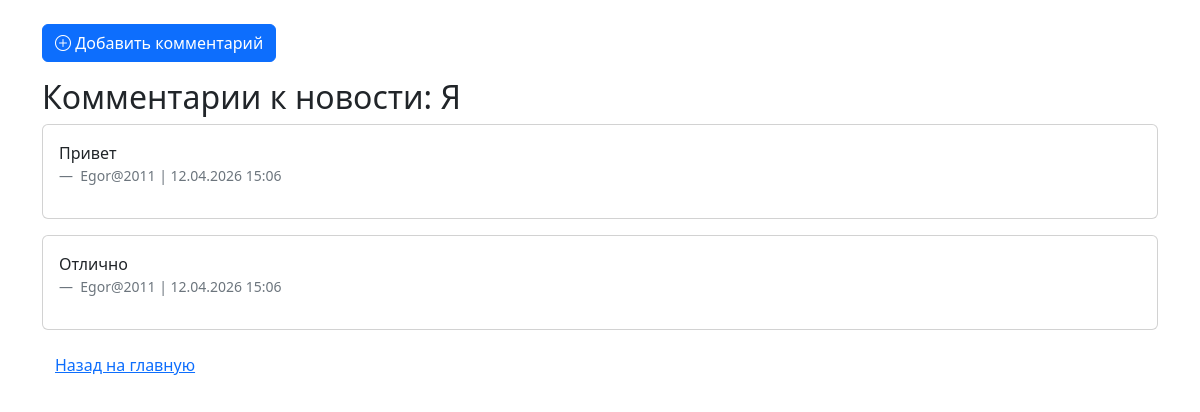
/comments/8, run on the app's committed database.
### data/news.py (models this page shows)
class News(SqlAlchemyBase):
    __tablename__ = 'news'
    id = sqlalchemy.Column(sqlalchemy.Integer, primary_key=True, autoincrement=True)
    title = sqlalchemy.Column(sqlalchemy.String, nullable=True)
    content = sqlalchemy.Column(sqlalchemy.String, nullable=True)
    created_date = sqlalchemy.Column(sqlalchemy.DateTime, default=datetime.datetime.now)
    is_private = sqlalchemy.Column(sqlalchemy.Boolean, default=True)
    file = sqlalchemy.Column(sqlalchemy.String, nullable=True)
    user_id = sqlalchemy.Column(sqlalchemy.Integer, sqlalchemy.ForeignKey("users.id"))
    user = orm.relationship('User')
    categories = orm.relationship("Category", secondary="association", backref="news")
    likes = orm.relationship('User', secondary=news_likes, backref='liked_news')
    dislikes = orm.relationship('User', secondary=news_dislikes, backref='disliked_news')

### data/comments.py (models this page shows)
class Comment(SqlAlchemyBase):
    __tablename__ = 'comments'
    id = sqlalchemy.Column(sqlalchemy.Integer, primary_key=True, autoincrement=True)
    content = sqlalchemy.Column(sqlalchemy.String, nullable=True)
    created_date = sqlalchemy.Column(sqlalchemy.DateTime, default=datetime.datetime.now)
    news_id = sqlalchemy.Column(sqlalchemy.Integer, sqlalchemy.ForeignKey("news.id"))
    user_id = sqlalchemy.Column(sqlalchemy.Integer, sqlalchemy.ForeignKey("users.id"))
    user = orm.relationship('User')
    news = orm.relationship('News')

### data/users.py (models this page shows, shortened)
class User(SqlAlchemyBase, UserMixin):
    __tablename__ = 'users'
    id = sqlalchemy.Column(sqlalchemy.Integer, primary_key=True, autoincrement=True)
    name = sqlalchemy.Column(sqlalchemy.String, nullable=True)
    about = sqlalchemy.Column(sqlalchemy.String, nullable=True)
    email = sqlalchemy.Column(sqlalchemy.String, index=True, unique=True, nullable=True)
    hashed_password = sqlalchemy.Column(sqlalchemy.String, nullable=True)
    created_date = sqlalchemy.Column(sqlalchemy.DateTime, default=datetime.datetime.now)
    news = orm.relationship("News", back_populates='user')

### main.py (the view)
@app.route('/comments/<int:id>')
def show_comments(id):
    db_sess = db_session.create_session()
    news = db_sess.query(News).filter(News.id == id).first()
    comments = db_sess.query(Comment).filter(Comment.news_id == id).all()
    return render_template('comments.html', title='Комментарии', news=news, comments=comments)

### data/db_session.py (called while the page is built)
def create_session() -> Session:
    global __factory
    return __factory()

### templates/comments.html (shortened to what this page needs)
<!doctype html>
<html lang="ru">
<head>
    <link href="https://cdn.jsdelivr.net/npm/bootstrap@5.3.2/dist/css/bootstrap.min.css" rel="stylesheet">
    <link rel="stylesheet" href="https://cdn.jsdelivr.net/npm/bootstrap-icons@1.11.3/font/bootstrap-icons.min.css">
</head>
<body>
    <div class="container mt-4">
        <a href="/addcomm/{{ news.id }}" class="btn btn-primary mb-3">
            <i class="bi bi-plus-circle"></i> Добавить комментарий
        </a>
        <h2>Комментарии к новости: {{ news.title }}</h2>
        {% for comment in comments %}
       <div class="card mb-3">
    <div class="card-body">
        <p>{{ comment.content }}</p>
        <footer class="blockquote-footer">
            {{ comment.user.name }} | {{ comment.created_date.strftime('%d.%m.%Y %H:%M') }}
        </footer>
    </div>
</div>
        {% else %}
            <div class="alert alert-light">Комментариев пока нет. Будьте первым!</div>
        {% endfor %}
        <a href="/" class="btn btn-link">Назад на главную</a>
    </div>
</body>
</html>

### data on the page
News: title "Я"
Comment: content "Привет", user.name "Egor@2011", created_date "12.04.2026 15:06"
Comment: content "Отлично", user.name "Egor@2011", created_date "12.04.2026 15:06"
